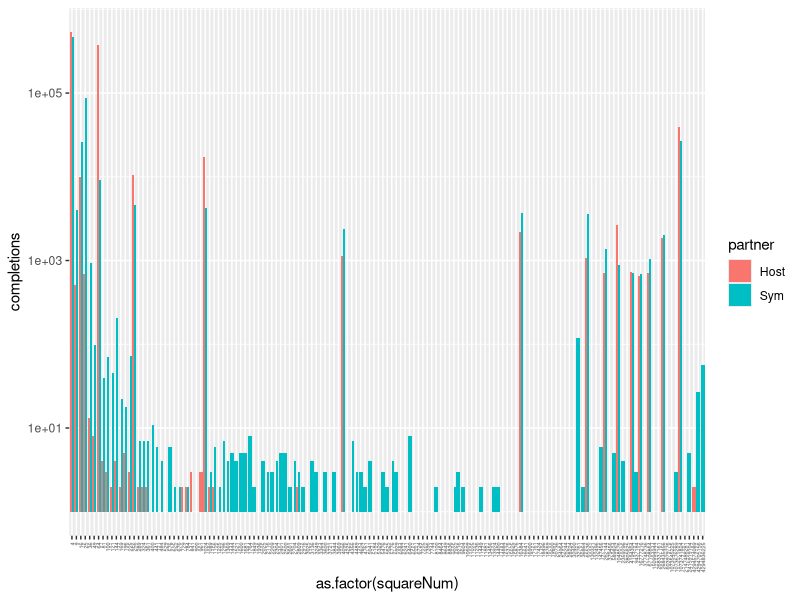

The R script that drew this image:
require(ggplot2)
install.packages("viridis")
library(viridis)


df <- read.table("./table.dat", h=T) # do python3 process.py first
#final_df <- subset(df, update == "1000")
final_df <- df



p<-ggplot(subset(subset(final_df, update=="70000"), vertical_transmission=="0"), aes(x=as.factor(squareNum),y=completions,fill = partner)) + geom_bar(stat = "identity",position=position_dodge())  + scale_y_log10() + theme(axis.text.x = element_text(size =4, angle = 90, vjust = 0.5, hjust=1)) 

            
            #facet_wrap(vars(update, vertical_transmission), scales = "free") 


print(p)




